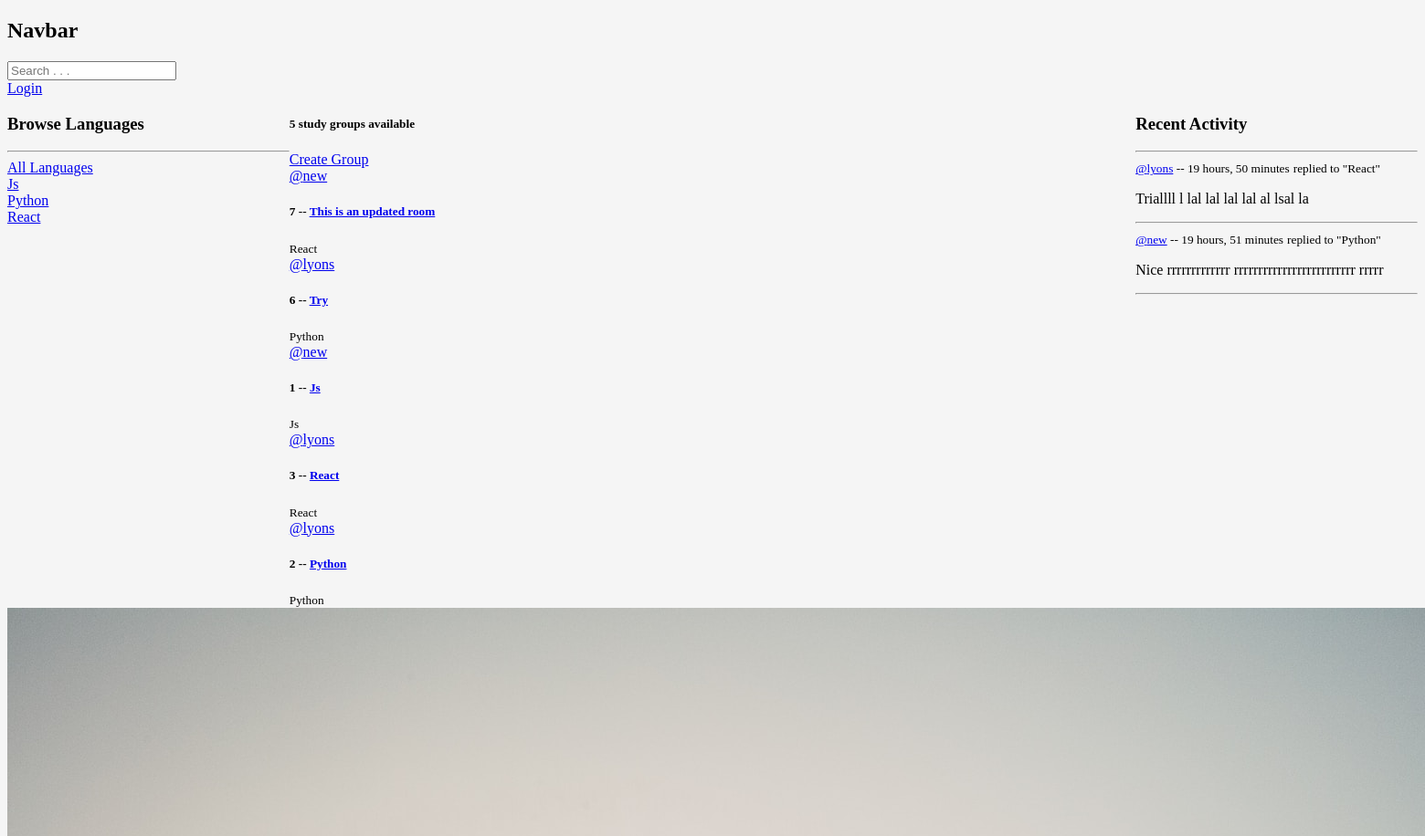
The app's page / (upper part), older data.
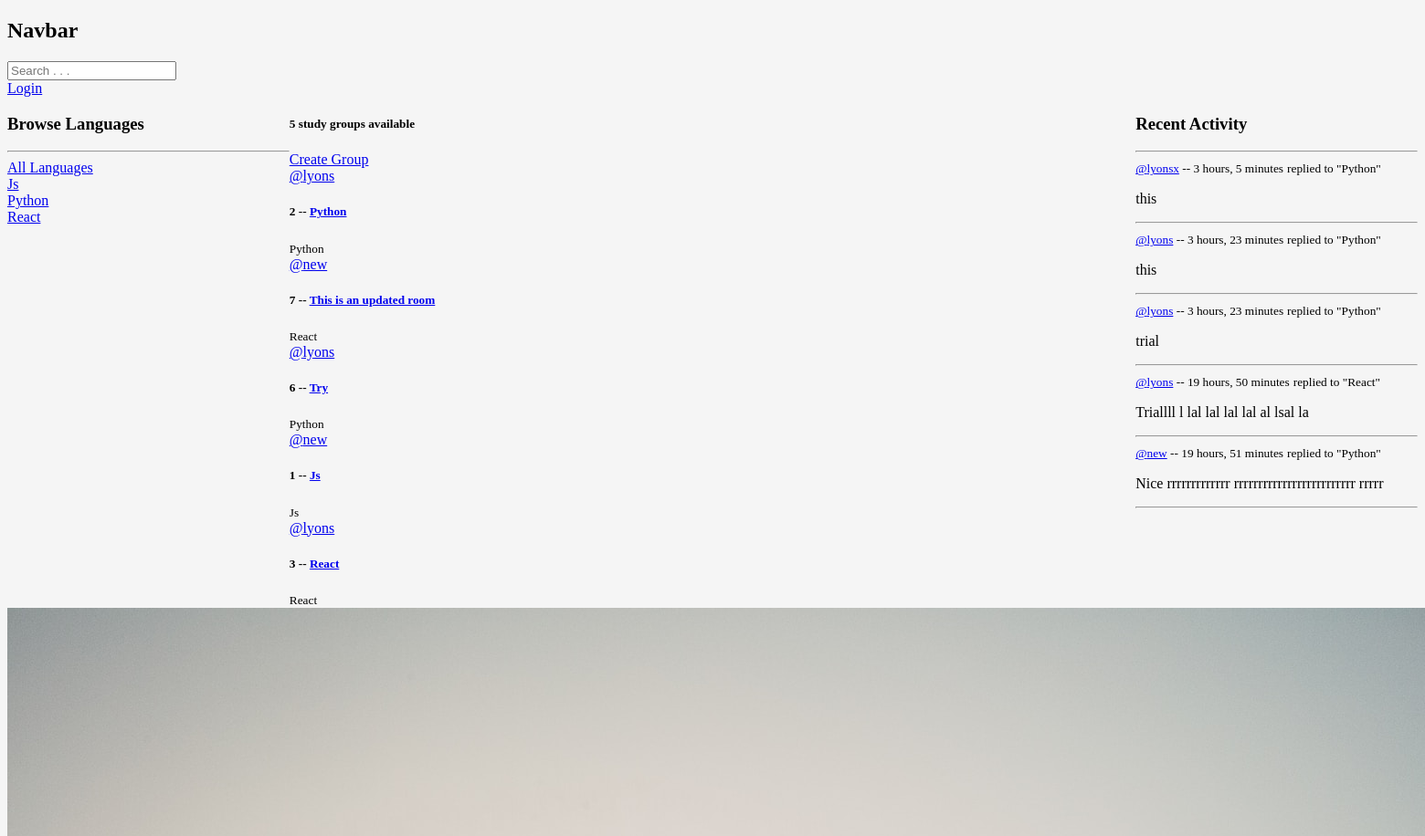
The same page, newer data.
### learning/models.py (models this page shows, shortened)
class Language(models.Model):
    name = models.CharField(max_length=20)

class Group(models.Model):
    leader = models.ForeignKey(User, on_delete=models.SET_NULL, null=True)
    name = models.CharField(max_length=200)
    language = models.ForeignKey(Language, on_delete=models.SET_NULL, null=True)
    description = models.TextField(null=True, blank=True) #blank is for submission, null is for the database
    members = models.ManyToManyField(User, related_name='members', blank=True)
    created = models.DateTimeField(auto_now_add=True) #once
    updated = models.DateTimeField(auto_now=True) #every time
    class Meta:
        ordering = ['-updated', '-created']
    def __str__(self):
        return self.name  #has to be a string if not convert str(value)

class Message(models.Model):
    user = models.ForeignKey(User, on_delete=models.CASCADE)
    group = models.ForeignKey(Group, on_delete=models.CASCADE)
    body = models.TextField()
    created = models.DateTimeField(auto_now_add=True) #once
    updated = models.DateTimeField(auto_now=True) #every time
    class Meta:
        ordering = ['-updated', '-created']
    def __str__(self):
        return self.body[0:50]

### learning/views.py (the view)
# urls.py: path('', views.home, name="home"),
def home(request):
    q = request.GET.get('q') if request.GET.get('q') != None else ''
    groups = Group.objects.filter(
        Q(language__name__icontains = q) |
        Q(name__icontains=q) |
        Q(description__icontains=q)
    )
    languages = Language.objects.all()
    group_messages  = Message.objects.filter(Q(group__name__icontains = q))
    group_count = groups.count()
    context = {'groups' : groups, 'languages': languages, 'groups_count': group_count, 'group_messages': group_messages, } #dictionary
    return render(request, 'learning/home.html', context)

### learning/templates/learning/home.html (shortened to what this page needs)
{% extends 'base.html' %}
{% block content %}
{% load static %}
<div class="home">
    <div class="">
        {% include 'learning/languages_component.html' %}
    </div>
    <div class="">
        <h5>{{groups_count}} study groups available</h5>
        <a href="{% url 'create-group' %}">Create Group</a>
        {% include 'learning/feed_component.html' %}
    </div>
    <div class="">
        {% include 'learning/activity_component.html' %}
    </div>
</div>
<img src="{% static 'img/try.jpg' %}" alt="try" />
{% endblock content %}

### learning/templates/learning/languages_component.html
<h3>Browse Languages</h3>
<hr>
<div class="">
    <a href="{% url 'home' %}">All Languages</a>
</div>
{% for lang in languages %}
<div class="">
    <a href="{% url 'home' %}?q={{lang.name}}">{{lang.name}}</a>
</div>
{% endfor %}

### learning/templates/learning/feed_component.html (shortened to what this page needs)
<div class="">
    {% for group in groups %}
    <div>
        <a href="{% url 'profile' group.leader.id %}">@{{group.leader.username}}</a>
        <h5>{{ group.id }} -- <a href="{% url 'group' group.id %}">{{ group.name }}</a></h5>
        <small>{{group.language.name}}</small>
    </div>
    {% endfor %}
</div>

### learning/templates/learning/activity_component.html (shortened to what this page needs)
<h3>Recent Activity</h3>
        <hr>
        {% for message  in group_messages %}
        <div class="">
            <small><a href="{% url 'profile' message.user.id %}">@{{message.user}}</a> -- {{message.created | timesince }}</small>
            <small>replied to "{{message.group}}"</small>
            <p>{{message}}</p>
            <hr>
        </div>
        {% endfor %}

Row changes from the older to the newer data that the page shows:
changed Group id 2: moves up the list
added Message: user "lyonsx", created "3 hours, 5 minutes", group "Python", body "this"
added Message: user "lyons", created "3 hours, 23 minutes", group "Python", body "this"
added Message: user "lyons", created "3 hours, 23 minutes", group "Python", body "trial"
